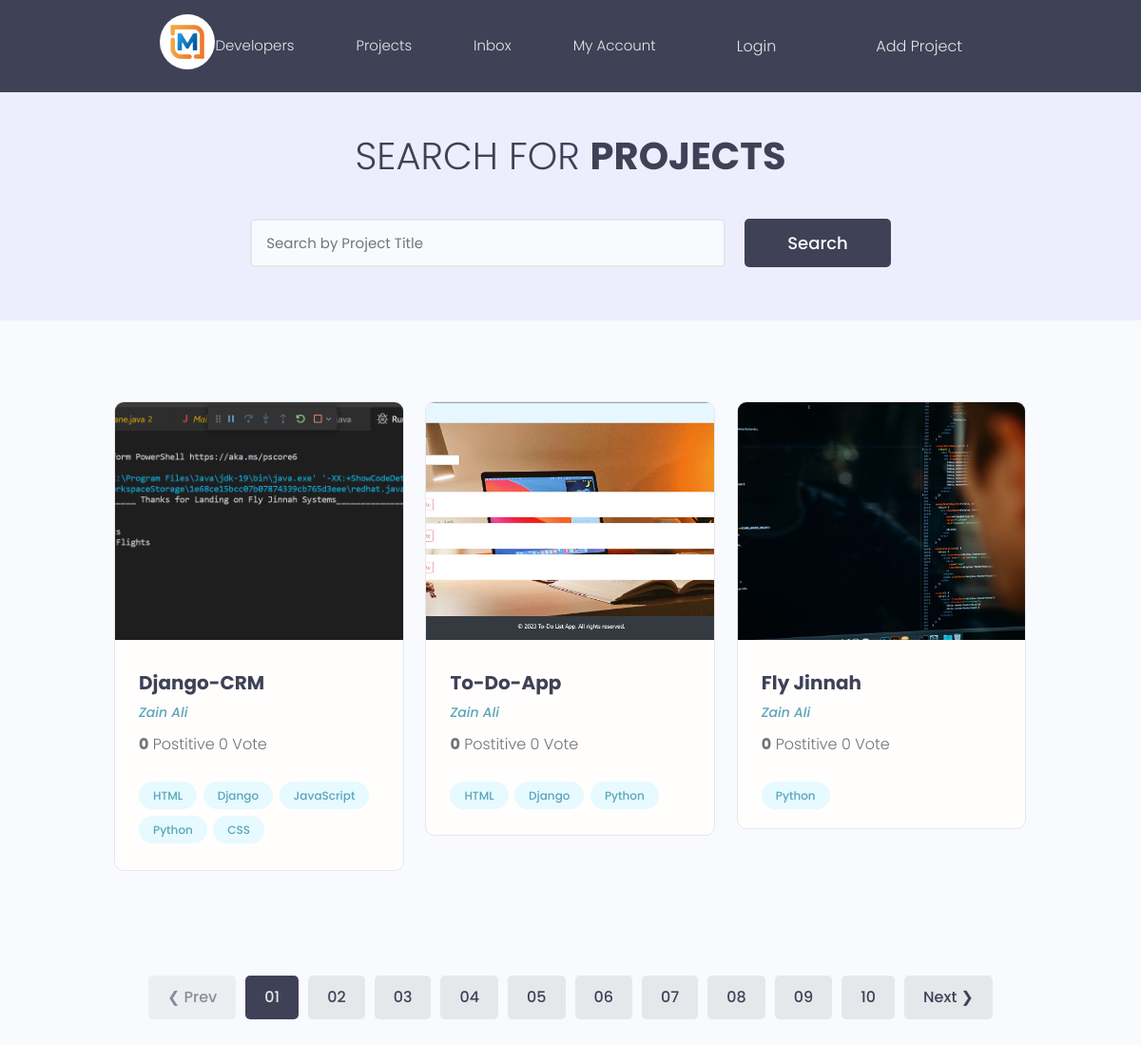
The app's page /, older data.
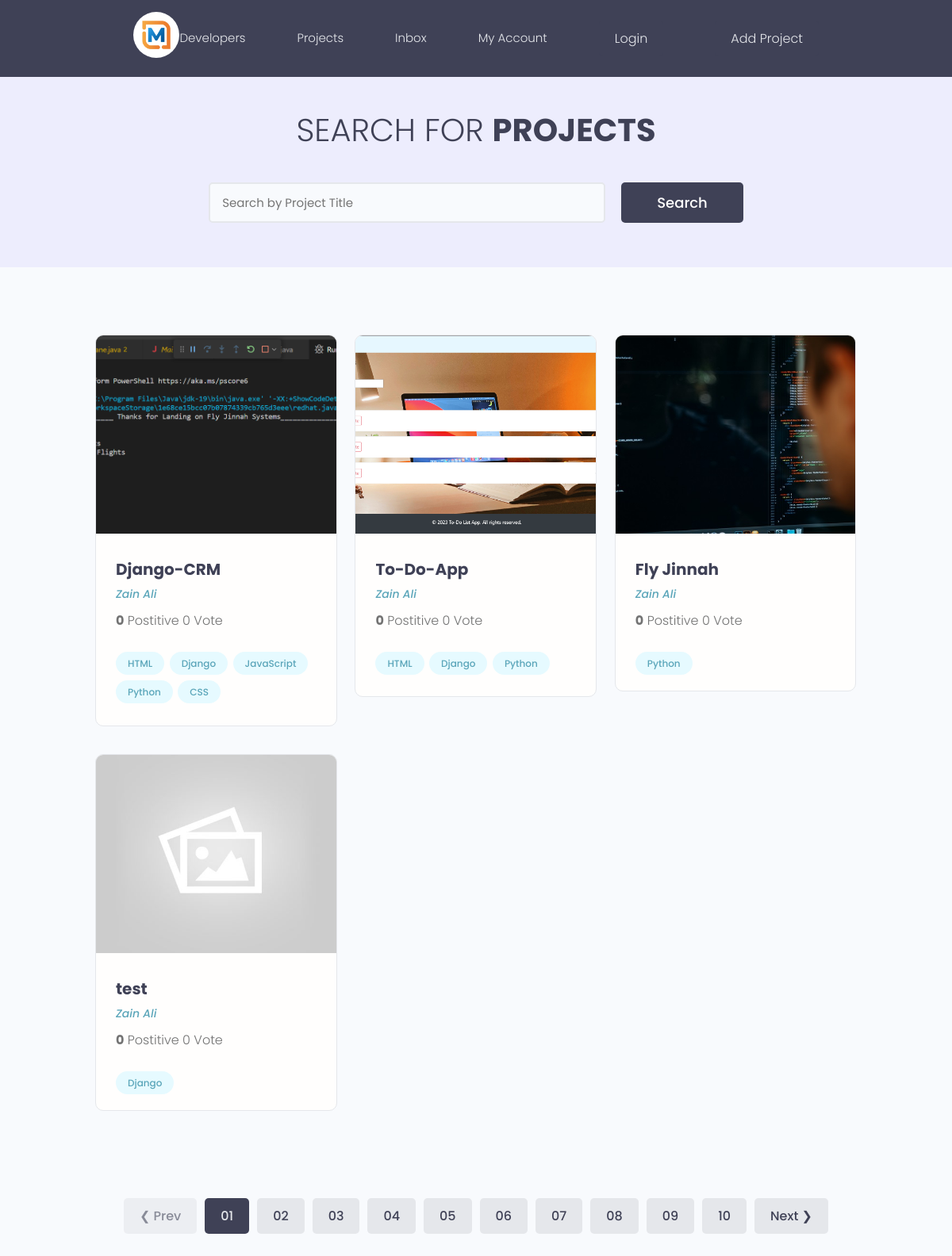
The same page, newer data.
### projects/models.py (models this page shows, shortened)
class Project(models.Model):
    title = models.CharField(max_length=100)
    description = models.TextField(null=True, blank=True)
    featured_image = models.ImageField(null=True, blank=True, default= 'default.jpg')
    demo_link = models.CharField(max_length=1000, null=True, blank=True)
    source_code = models.CharField(max_length=1000, null=True, blank=True)
    vote_total = models.IntegerField(default=0)
    vote_ratio = models.IntegerField(default=0)
    tags = models.ManyToManyField('Tag', null=True, blank=True)  # Stringfy the model if it is defined below
    created = models.DateTimeField(auto_now_add=True)
    id = models.UUIDField(default=uuid.uuid4, unique=True, primary_key=True, editable=False)
    @property
    def imageURL(self):
        try:
            img = self.featured_image.url
        except:
            img = ''
        return img

class Tag(models.Model):
    name = models.CharField(max_length=200)
    created = models.DateTimeField(auto_now_add=True)
    id = models.UUIDField(default=uuid.uuid4, unique=True, primary_key=True, editable=False)

### projects/views.py (the view)
# urls.py: path('', include('projects.urls'))
def projects(request):
    projects = Project.objects.all()         # All projects
    context = {'projects' : projects}
    return render( request, 'projects/projects.html', context)

### projects/templates/projects/projects.html (shortened to what this page needs)
{% extends "main.html" %}
{% block content %}
<main class="projects">
    <section class="hero-section text-center">
      <div class="container container--narrow">
        <div class="hero-section__box">
          <h2>Search for <span>Projects</span></h2>
        </div>
        <div class="hero-section__search">
          <form class="form" action="#" method="get">
            <div class="form__field">
              <input class="input input--text" id="formInput#search" type="text" name="text"
                placeholder="Search by Project Title" />
            </div>
            <input class="btn btn--sub btn--lg" type="submit" value="Search" />
          </form>
        </div>
      </div>
    </section>
    <section class="projectsList">
      <div class="container">
        <div class="grid grid--three">
            {% for project in projects %}
          <div class="column">
            <div class="card project">
              <a href="{% url 'project' project.id %}" class="project">
                <img class="project__thumbnail" src="{{project.imageURL}}" alt="project thumbnail" />
                <div class="card__body">
                  <h3 class="project__title">{{project.title}}</h3>
                  <p><a class="project__author" href="">Zain Ali</a></p>
                  <p class="project--rating">
                    <span style="font-weight: bold;">{{project.vote_ratio}}</span> Postitive
                    {{project.vote_total}} Vote
                  </p>
                  <div class="project__tags">
                    {% for tag in project.tags.all %}
                    <span class="tag tag--pill tag--main">
                      <small>{{tag.name}}</small>
                    </span>
                    {% endfor %}
                  </div>
                </div>
              </a>
            </div>
          </div>
         {% endfor %}
          </div>
        </div>
    </section>
    <div class="pagination">
      <ul class="container">
        <li><a href="#" class="btn btn--disabled">&#10094; Prev</a></li>
        <li><a href="#" class="btn btn--sub">01</a></li>
        <li><a href="#" class="btn">02</a></li>
        <li><a href="#" class="btn">03</a></li>
        <li><a href="#" class="btn">04</a></li>
        <li><a href="#" class="btn">05</a></li>
        <li><a href="#" class="btn">06</a></li>
        <li><a href="#" class="btn">07</a></li>
        <li><a href="#" class="btn">08</a></li>
        <li><a href="#" class="btn">09</a></li>
        <li><a href="#" class="btn">10</a></li>
        <li><a href="#" class="btn">Next &#10095;</a></li>
      </ul>
    </div>
  </main>
{% endblock content%}

### templates/main.html (shortened to what this page needs)
<!DOCTYPE html>
{% load static %}
<html lang="en">
<head>
    <link rel="stylesheet" type="text/css" media="screen" href='{% static "styles/main.css" %}'>
    <link rel="stylesheet" href="{% static 'styles/app.css' %}" />
    <link rel="stylesheet" href="https://cdn.iconmonstr.com/1.3.0/css/iconmonstr-iconic-font.min.css" />
  <link rel="stylesheet" href= "{% static 'uikit/styles/uikit.css' %}" />
</head>
<body>
    {% include 'projects/navbar.html' %}
    {% block content %}
    {% endblock %}
</body>
</html>

### projects/templates/projects/navbar.html (shortened to what this page needs)
{% load static %}
<header class="header">
    <div class="container container--narrow">
      <a href="/" class="header__logo">
        <img src="{% static 'images/logo.jpg' %}" alt="DevJunctionX" />
      </a>
      <nav class="header__nav">
        <ul class="header__menu">
          <li class="header__menuItem"><a href="#">Developers</a></li>
          <li class="header__menuItem"><a href="{% url 'projects' %}">Projects</a></li>
          <li class="header__menuItem"><a href="#">Inbox</a></li>
          <li class="header__menuItem"><a href="#">My Account</a></li>
          <li class="header__menuItem"><a href="{% url 'loginUser' %}" class="btn btn--sub">Login</a></li>
          <li class="header__menuItem"><a href="{% url 'create-project' %}" class="btn btn--sub">Add Project</a></li>
        </ul>
      </nav>
    </div>
  </header>

### static/styles/main.css (style rules this page uses)
body { background-color: white; }

### static/styles/app.css (style rules this page uses)
:root { --color-sub: #2d2d39; }
.btn--sub { background-color: var(--color-sub-light); }
.card { border: 2px solid var(--color-light); }
img { width: 100%; }
.header { position: sticky; z-index: 111; background-color: var(--color-sub); padding: 1.5rem 0; }
.header > .container { display: flex; justify-content: space-between; align-items: center; }
.header__logo > img { height: 5.8rem; border-radius: 74px; }
.header__nav > ul { display: inline-flex; align-items: center; list-style: none; gap: 6.5rem; }
.header__menuItem > a { color: var(--color-light); font-weight: 300; }
.hero-section { height: 40vh; display: flex; align-items: center; background-color: var(--color-sub); }
.hero-section__box { margin-bottom: 4rem; }
.hero-section__box > h2, .hero-section__box > h2 > span { font-size: 4rem; color: var(--color-light); line-height: 1.3; text-transform: uppercase; }
.hero-section__box > h2 { font-weight: 300; }
.hero-section__box > h2 > span { font-weight: 700; }
.hero-section__search > .form { display: flex; align-items: center; justify-content: center; gap: 2rem; }
.hero-section__search > .form input.input--text { width: 50rem; }
.pagination { margin-top: 8rem; margin-bottom: 10rem; }
.pagination > ul { flex-wrap: wrap; list-style: none; display: flex; align-items: center; justify-content: center; gap: 1rem; }
.pagination .btn { color: var(--color-sub); }
.pagination .btn.btn--sub { color: var(--color-light); }
.project__author { font-size: 1.4rem; font-style: italic; }
.project--rating { margin-bottom: 1.6em; margin-top: .5em; }
.projects > .hero-section { background: var(--color-sub-lighter); height: 30vh; }
.projects .hero-section__box { margin-bottom: 2.5rem; }
.projects .hero-section__box > h2 { color: var(--color-sub); }
.projects .hero-section__box > h2 > span { font-weight: 700; color: var(--color-sub); }
.projectsList { margin-top: 8rem; }
.project__thumbnail { height: 25rem; object-fit: cover; object-position: top center; }
.project__title { font-size: 2rem; font-weight: 700; color: var(--color-sub); }

### static/uikit/styles/modules/_variables.css (style rules this page uses)
:root { --color-main: #5aa5b9; --color-main-light: #e6faff; --color-sub: #3f4156; --color-sub-light: #51546e; --color-sub-lighter: #ededfd; --color-text: #737373; --color-gray: #8b8b8b; --color-light: #e5e7eb; --color-light-gray: #767676; --color-bg: #f8fafd; --color-white: #fffefd; --color-white-light: #f3f3f3; --color-success: #359e64; --color-success-bg: #def8e8; --color-error: #fc4b0b; --color-error-bg: #fff2ee; --font-base: 'Poppins', arial, helvetica, 'Segoe UI', roboto, ubuntu, sans-serif; --font-monospace: 'Fira Code', 'Courier New', courier, monospace; --font-regular: 300; --font-medium: 500; --font-bold: 700; --generic-shadow: 1px 1px 5px #00000010; --generic-transition: all 0.3s ease-in-out; }

### static/uikit/styles/modules/_base.css (style rules this page uses)
* { margin: 0; padding: 0; box-sizing: border-box; text-rendering: optimizeLegibility; color: inherit; font-size: inherit; }
html { font-size: 50%; }
@media only screen and (min-width: 480px) { html { font-size: 56.25%; } }
@media only screen and (min-width: 1200px) { html { font-size: 62.5%; } }
body { line-height: 1.6; font-weight: 400; font-size: 1.5rem; color: var(--color-text); background-color: var(--color-bg); min-height: 100vh; }

### static/uikit/styles/modules/_typography.css (style rules this page uses)
* { font-family: var(--font-base); }
h2 { font-size: 3.6rem; font-weight: var(--font-bold); }
h3 { font-size: 3.2rem; font-weight: var(--font-medium); }
p, span, strong { font-size: 1.6rem; color: var(--color-text); font-weight: var(--font-regular); }
a { padding-bottom: 2px; text-decoration: none; display: inline-block; color: var(--color-main); font-weight: var(--font-medium); }

### static/uikit/styles/modules/_utilities.css (style rules this page uses)
.container { width: 92%; max-width: 165rem; margin: 0 auto; box-sizing: border-box; }
.container--narrow { width: 92%; max-width: 120rem; }
@media screen and (min-width: 1000px) { .container { width: 90%; } }
@media screen and (min-width: 1000px) { .container--narrow { width: 85%; } }
@media screen and (min-width: 1200px) { .container { width: 80%; } }
@media screen and (min-width: 1200px) { .container--narrow { width: 72%; } }
.text-center { text-align: center; }

### static/uikit/styles/modules/_card.css (style rules this page uses)
.card { border-radius: 1rem; background-color: var(--color-white); border: 1.5px solid var(--color-light); width: auto; height: auto; margin-top: 0.5rem; margin-bottom: 0.5rem; overflow: hidden; }
.card__body, .card__header { padding: 2rem 2.5rem; }

Row changes from the older to the newer data that the page shows:
added Project: imageURL (placeholder picture), title "test", vote_ratio "0", vote_total "0", Tag (name "Django")
